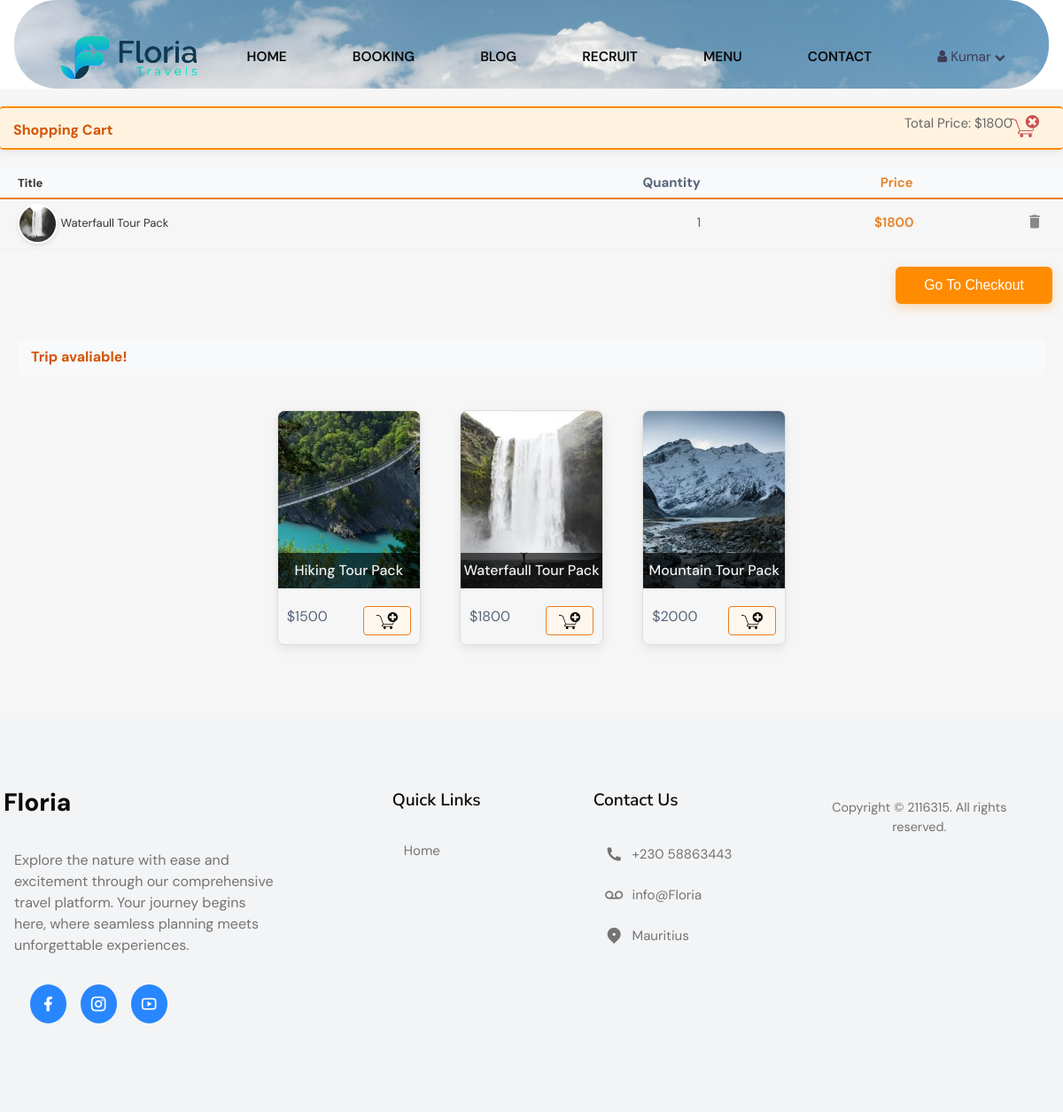
/booking/index.php (signed in), run on the app's committed database.
### tables this page shows
CREATE TABLE `tbl_cart` (
  `id` int(11) NOT NULL,
  `product_id` int(11) NOT NULL,
  `quantity` int(11) NOT NULL,
  `member_id` int(11) NOT NULL
);

CREATE TABLE `tbl_product` (
  `id` int(8) NOT NULL,
  `name` varchar(255) NOT NULL,
  `code` varchar(255) NOT NULL,
  `image` text NOT NULL,
  `price` double(10,2) NOT NULL
);

### booking/ShoppingCart.php (called while the page is built, shortened)
<?php
require_once "DBController.php";
class ShoppingCart extends DBController
{
    function getAllProduct()
    {
        $query = "SELECT * FROM tbl_product";
        return $this->getDBResult($query);
    }
    function getMemberCartItem($member_id)
    {
      $query = "SELECT tbl_product.*, tbl_cart.id as cart_id, tbl_cart.quantity
          FROM tbl_product
          JOIN tbl_cart ON tbl_product.id = tbl_cart.product_id
          WHERE tbl_cart.member_id = ?";
        $params = array(
            array(
                "param_type" => "i",
                "param_value" => $member_id
            )
        );
        return $this->getDBResult($query, $params);
    }
}

### booking/DBController.php (called while the page is built, shortened)
<?php
class DBController
{
    private $host = "localhost";
    private $user = "root";
    private $password = "";
    private $database = "travel";
    private $port = 3306;
    private static $conn;
    public function __construct()
    {
        self::$conn = mysqli_connect($this->host, $this->user, $this->password, $this->database, $this->port);
    }
    public function getDBResult($query, $params = array())
    {
        $sql_statement = self::$conn->prepare($query);
        if (!empty($params)) {
            $this->bindParams($sql_statement, $params);
        }
        if (!$sql_statement->execute()) {
            error_log("Execution failed: " . $sql_statement->error);
            return null;
        }
        $result = $sql_statement->get_result();
        $resultset = [];
        while ($row = $result->fetch_assoc()) {
            $resultset[] = $row;
        }
        return !empty($resultset) ? $resultset : null;
    }
    public function bindParams($sql_statement, $params)
    {
        $param_type = "";
        foreach ($params as $query_param) {
            $param_type .= $query_param["param_type"];
        }
        $bind_params = [&$param_type];
        foreach ($params as $k => $query_param) {
            $bind_params[] = &$params[$k]["param_value"];
        }
        if (!empty($bind_params)) {
            call_user_func_array([$sql_statement, 'bind_param'], $bind_params);
        }
    }
}

### booking/product-buy.php (the view, shortened to what this page needs)
<div id="product-grid">
    <div class="txt-heading">
        <div class="txt-heading-label">Trip avaliable!</div>
    </div>
    <?php
    $product_array = $shoppingCart->getAllProduct();
    if (! empty($product_array)) {
        foreach ($product_array as $key => $value) {
            ?>
            <div class="product-item">
                <form method="post"
                      action="index.php?action=add&code=<?php echo $product_array[$key]["code"]; ?>">
                    <div class="product-image">
                        <img src="../image/<?php echo $product_array[$key]["image"]; ?>">
                        <div class="product-title">
                            <?php echo $product_array[$key]["name"]; ?>
                        </div>
                    </div>
                    <div class="product-footer">
                        <div class="float-right">
                            <input type="image" src="image/add-to-cart.png" class="btnAddAction" />
                        </div>
                        <div class="product-price float-left"><?php echo "$".$product_array[$key]["price"]; ?></div>
                    </div>
                </form>
            </div>
            <?php
        }
    }
    ?>
</div>

### booking/cart-buy.php
<div class="shopping-cart-table">
    <div class="cart-item-container header">
        <div class="cart-info title">Title</div>
        <div class="cart-info">Quantity</div>
        <div class="cart-info price">Price</div>
    </div>
    <?php
    foreach ($cartItem as $item) {
        ?>
        <div class="cart-item-container">
            <div class="cart-info title">
                <img class="cart-image"
                     src="../image/<?php echo $item["image"]; ?>">
                <?php echo $item["name"]; ?>
            </div>
            <div class="cart-info">
                <?php echo $item["quantity"]; ?>
            </div>
            <div class="cart-info price">
                <?php echo "$".$item["price"]; ?>
            </div>
            <div class="cart-info action">
                <a
                        href="index.php?action=remove&id=<?php echo $item["cart_id"]; ?>"
                        class="btnRemoveAction"><img
                            src="image/icon-delete.png" alt="icon-delete"
                            title="Remove Item" /></a>
            </div>
        </div>
        <?php
    }
    ?>
</div>

### css/book.css (style rules this page uses)
body { font-family: Arial, sans-serif; }
.txt-heading { margin: 20px 0px; text-align: left; background: #f8f9fa; padding: 8px 15px; overflow: auto; border-radius: 4px; }
.txt-heading-label { display: inline-block; }
.btnAddAction { padding: 6px 14px; cursor: pointer; border: #e67e22 1px solid; background: #fff7ed; color: #e67e22; border-radius: 4px; transition: all 0.3s; }
.cart-image { width: 45px; height: 45px; border-radius: 50%; vertical-align: middle; border: 2px solid #fff; box-shadow: 0 2px 5px rgba(0, 0, 0, 0.1); }
#product-grid { margin-bottom: 30px; text-align: center; padding-bottom: 20px; padding-left: 20px; padding-right: 20px; }
.product-item { display: inline-block; margin: 20px; border: #ddd 1px solid; border-radius: 8px; overflow: hidden; box-shadow: 0 4px 12px rgba(0, 0, 0, 0.08); transition: all 0.3s; }
.product-title { position: absolute; bottom: 0px; background: rgba(0, 0, 0, 0.65); width: 100%; padding: 8px 0px; color: #f1f1f1; font-weight: 500; }
.product-image { height: 200px; width: 300px; position: relative; }
.product-image img { width: 100%; height: 200px; object-fit: cover; }
.product-footer { padding: 20px 10px 10px; overflow: auto; }
.float-left { float: left; }
.float-right { float: right; }
.cart-info { text-align: right; display: inline-block; width: 15%; font-size: 15px; }
.cart-info.title { width: 50%; text-align: left; }
.cart-info.price { min-width: 20%; position: relative; color: #e67e22; font-weight: 600; }
.cart-info.action { width: 5%; float: right; padding: 10px 0px; }
.cart-item-container { padding: 5px 10px; border-bottom: #f1f1f1 1px solid; }
.cart-item-container.header { background: #f8f9fa; border-bottom: #e67e22 2px solid; font-weight: bold; }
.title { margin-left: 10px; font-size: 13px; margin-top: 0px; color: #333; }
@media only screen and (max-width: 1600px) and (min-width: 768px) { .txt-heading-label, #shopping-cart .txt-heading .txt-heading-label { color: #d35400; font-weight: bold; } }
@media only screen and (max-width: 1600px) and (min-width: 768px) { .product-image { width: 160px; } }

### assets/css/style.css (style rules this page uses)
* { box-sizing: border-box; }
html, body { height: 100%; padding: 0px; margin: 0px; background: #f6f6f6; }
a { text-decoration: none; color: inherit; }

### css/withoutImage.css (style rules this page uses)
:root { --primary-color: #2887ff; --primary-color-dark: #2476da; --text-dark: #0a0a0a; --text-light: #737373; --extra-light: #f3f4f6; --white: #ffffff; --max-width: 1200px; }
* { padding: 0; margin: 0; box-sizing: border-box; }
a { text-decoration: none; transition: 0.3s; }
html, body { scroll-behavior: smooth; }
body { font-family: "DM Sans", sans-serif; }

### booking/index.php (style rules this page uses)
a { color: #3f3c56; text-decoration: none; }

### booking/product-buy.php (style rules this page uses)
a { text-decoration: none; font-size: 15px; position: relative; left: -12px; }
.product-item { transition: all 0.4s ease-in; cursor: pointer; }

### data on the page
tbl_cart: product.image (picture), product.name "Waterfaull Tour Pack", quantity "1", product.price "1800"
tbl_product: image (picture), name "Hiking Tour Pack", price "1500"
tbl_product: image (picture), name "Waterfaull Tour Pack", price "1800"
tbl_product: image (picture), name "Mountain Tour Pack", price "2000"

### other printed values
$_SESSION['username'] "Kumar"
$item_price "1800"
